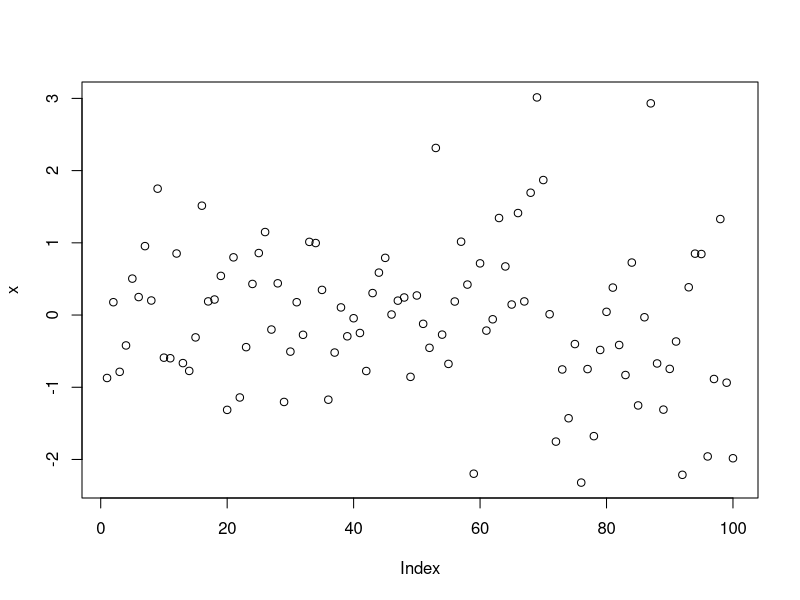
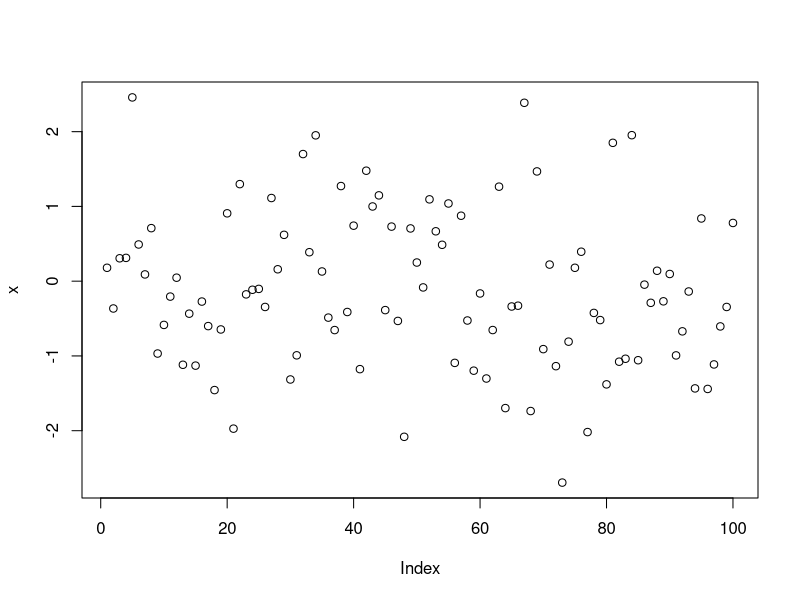
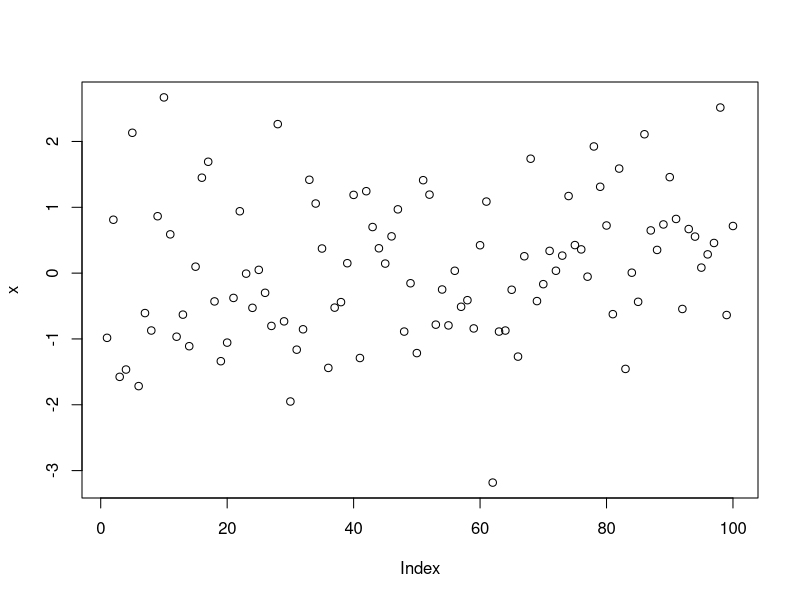
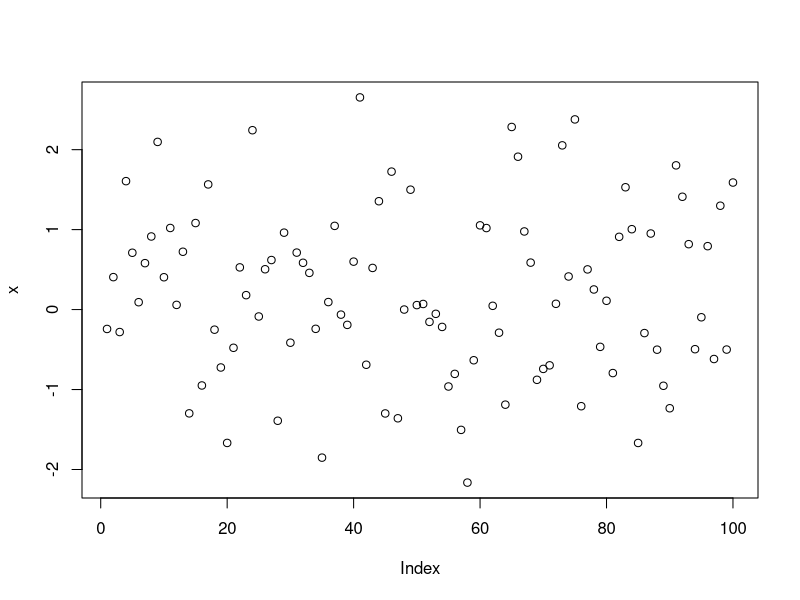

Generate these figures, in order, with R:
## ---- chunk 1
x = rnorm(100)
plot(x)
## ---- chunk 2
x = rnorm(100)
plot(x)
## ---- chunk 3
x = rnorm(100)
plot(x)
## ---- chunk 4
x = rnorm(100)
plot(x)
## ---- chunk 5
#Sys.sleep(10)
## ---- chunk 6

